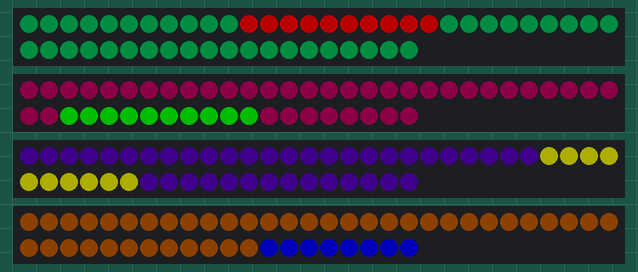
This sketch was run on a simulated Arduino Uno, built with avr-gcc and run on an emulated ATmega328P. On the bench: 4 × 50 RGB LEDs in strip order, left to right, continuing on the next row. Dim RGB values are drawn brighter than linear.

Above: at 2.8 s.
At 9.2 s:
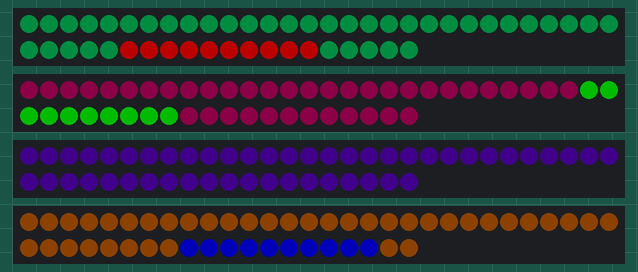
At 19.3 s:
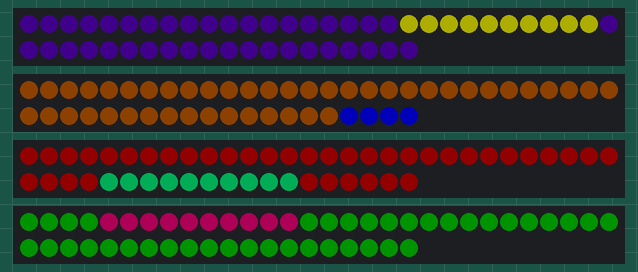
At 22.8 s:
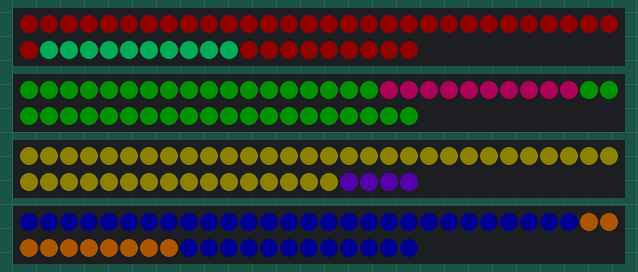
At 27.7 s:
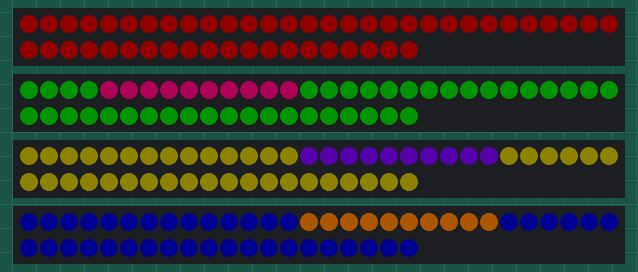
At 36.8 s:
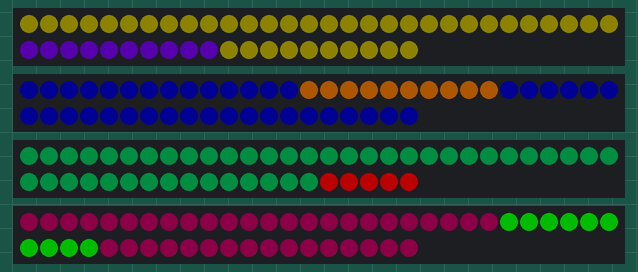

Measured:
- what the display in image 1 shows lasts 0.6 s, from 9.1 s to 9.7 s

The sketch:

FourSpiHardware.ino
```cpp
#include "FastLED.h"

#define LED_COUNT 50
CRGB leds[4][LED_COUNT];

byte colors[4] = {0, 96, 64, 160};
byte bars[4] = {0, 10, 15, 20};
byte speed[4] = {1, 2, 1, 2};
byte length = 10;

void setup()
{
    Serial.print("leds... ");
    LEDS.addLeds<P9813, 7, 13, RGB, DATA_RATE_MHZ(15)>(leds[0], LED_COUNT);
    LEDS.addLeds<P9813, 7, 14, RGB, DATA_RATE_MHZ(15)>(leds[1], LED_COUNT);
    LEDS.addLeds<P9813, 11, 13, RGB, DATA_RATE_MHZ(15)>(leds[2], LED_COUNT);
    LEDS.addLeds<P9813, 11, 14, RGB, DATA_RATE_MHZ(15)>(leds[3], LED_COUNT);

    LEDS.setBrightness(75);
    LEDS.showColor(CRGB::Green);
    delay(400);
    Serial.println("check");
    LEDS.showColor(CRGB::Black);
}

unsigned long lastChange = millis();
unsigned long statusTimer = millis();
unsigned long currentTime = millis();
int frameCounter = 0;
void loop()
{

    currentTime = millis();
    frameCounter++;
    if (currentTime >= (statusTimer + 1000))
    {
        statusTimer = currentTime;
        Serial.print("["); Serial.print(frameCounter); Serial.println("]");
        frameCounter = 0;
    }


    if (currentTime >= (lastChange + 10000))
    {
        lastChange = currentTime;
        for (int i = 0; i < 4; i++)
            colors[i] += 64;
    }

    if (currentTime % 100 == 0)
        for (int i = 0; i < 4; i++)
            draw(i);

    LEDS.show();

}

void draw(byte index)
{
    Serial.print("\t"); Serial.print(colors[index]);
    for (int i = 0; i < LED_COUNT; i++)
    {
        if (i >= bars[index] && i < bars[index] + length)
            leds[index][i] = CHSV(colors[index], 255, 255);
        else
            leds[index][i] = CHSV(colors[index] + 128, 255, 128);
    }

    bars[index] += speed[index];
    if (bars[index] > LED_COUNT)
        bars[index] = 0;
}
```
